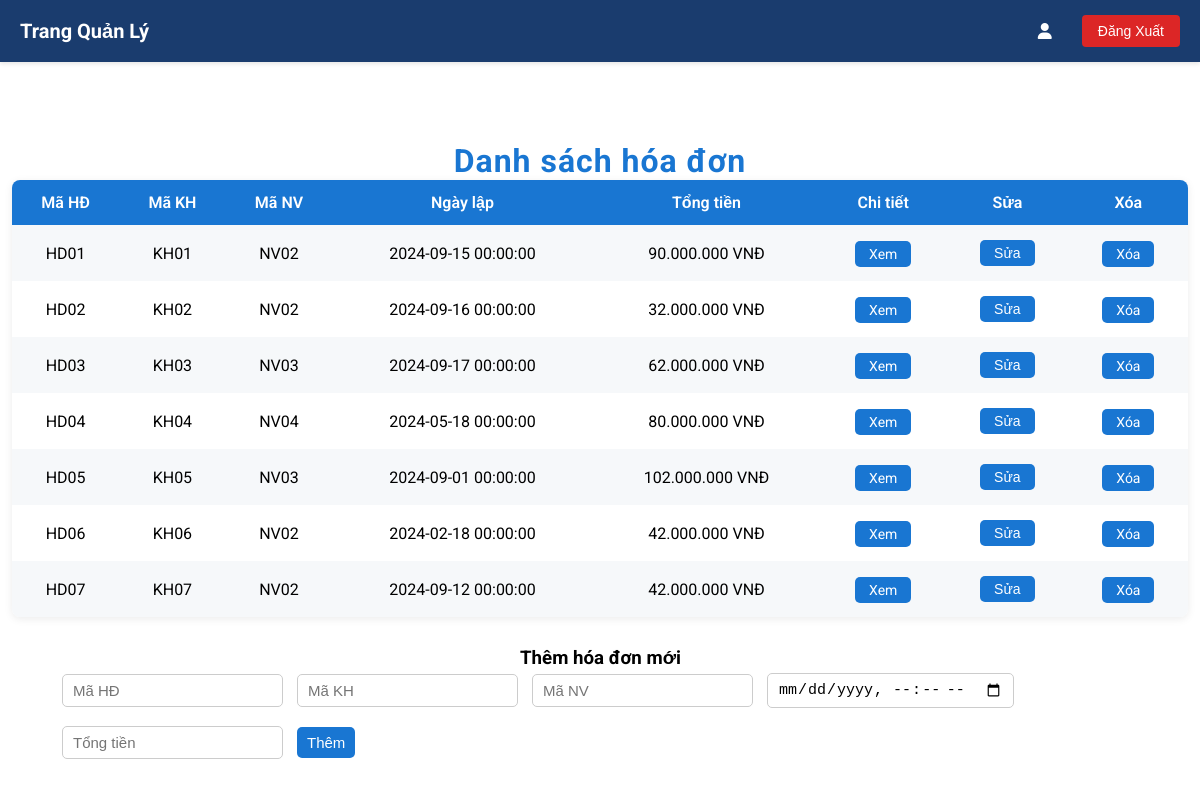
The page /QL_HoaDon.php on the database as committed earlier.
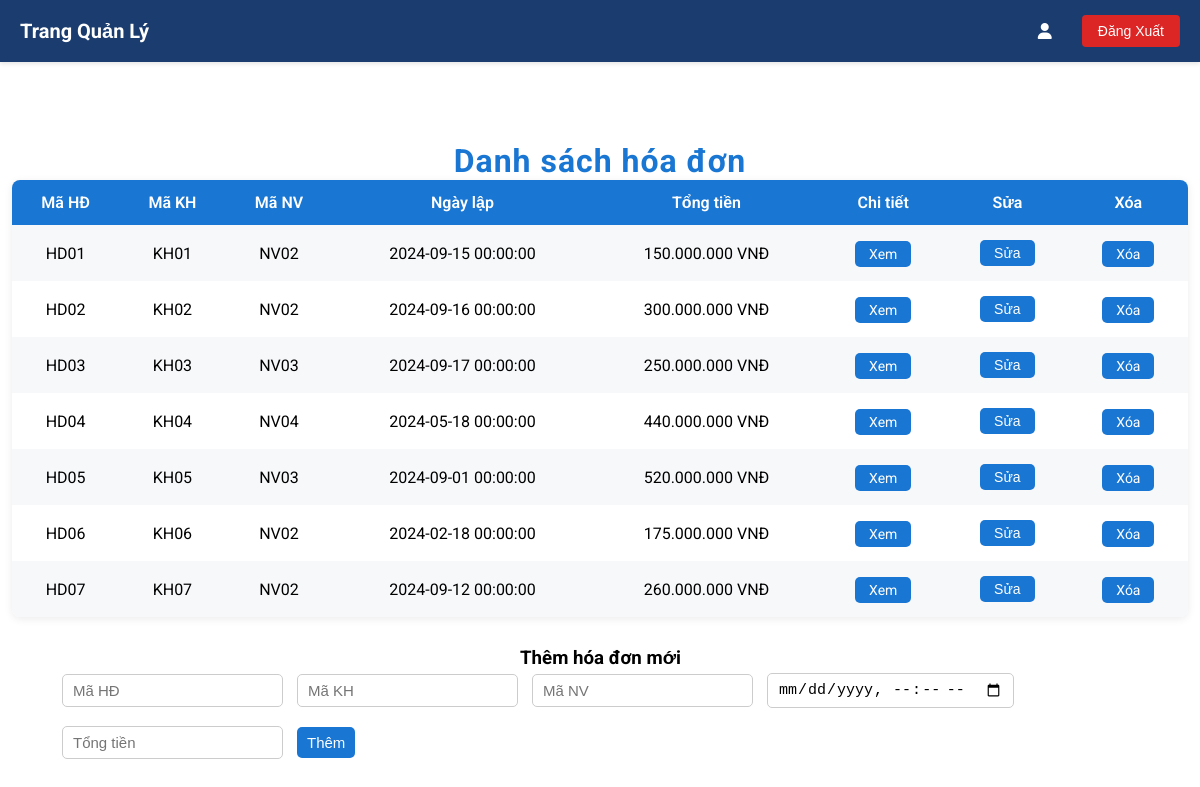
The same page on the database as committed later.
### tables this page shows
CREATE TABLE IF NOT EXISTS HoaDon (
    MaHD VARCHAR(10) PRIMARY KEY,
    MaKH VARCHAR(10),
    FOREIGN KEY (MaKH) REFERENCES KhachHang(MaKH) ON DELETE CASCADE,
    MaNV VARCHAR(10) NOT NULL,
    FOREIGN KEY (MaNV) REFERENCES NhanVien(MaNV) ON DELETE CASCADE,
    NgayLap DATETIME,
    TongTien FLOAT
);

### models/M_database.php (called while the page is built, shortened)
<?php
    class Database
    {
        public $conn;
        function M_connect()
        {
            try
            {
                $this->conn=new PDO('mysql:host=localhost;dbname=ql_xehoi','root','');
            }
            catch (PDOException $ex)
            {
                echo "Error:".$ex->getMessage();
                echo "Ket nối thất bại";
                die();
            }
        }
        function M_excute($sql, $option= array())
        {
            $result =$this->conn->prepare($sql);
            $result->execute();
            return $result;
        }
        function M_getAll($sql,$option = array())
        {
            $result = $this->M_excute($sql, $option);
            return $result-> fetchAll(PDO::FETCH_OBJ);
        }
    }
?>

### QL_HoaDon.php (the view, shortened to what this page needs)
<?php
require_once 'models/M_database.php';
$showLogout = true;
$db = new Database();
$db->M_connect();
$hoadons = $db->M_getAll("SELECT * FROM HoaDon");
?>
<!DOCTYPE html>
<html>
<head>
    <link rel="stylesheet" href="./assets/css/styles.css?v=<?php echo time(); ?>">
</head>
<body>
    <div class="header_ad">
        <h1 style="display: flex; align-items: center;">
            Trang Quản Lý
        </h1>
        <div class="header-right">
            <i class="fa-solid fa-user"></i>
            <?php if (isset($showLogout) && $showLogout): ?>
                <form style="margin: 0;" id="logout-id" action="index.php" method="post" onsubmit="return handleLogout()">
                    <button class="logout-btn">Đăng Xuất</button>
                </form>
            <?php endif; ?>
        </div>
    </div>
    <h2 class="admin-title">Danh sách hóa đơn</h2>
    <table class="table-admin">
        <tr>
            <th>Mã HĐ</th>
            <th>Mã KH</th>
            <th>Mã NV</th>
            <th>Ngày lập</th>
            <th>Tổng tiền</th>
            <th>Chi tiết</th>
            <th>Sửa</th>
            <th>Xóa</th>
        </tr>
        <?php foreach ($hoadons as $hd): ?>
            <tr>
                <td><?php echo htmlspecialchars($hd->MaHD); ?></td>
                <td><?php echo htmlspecialchars($hd->MaKH); ?></td>
                <td><?php echo htmlspecialchars($hd->MaNV); ?></td>
                <td><?php echo htmlspecialchars($hd->NgayLap); ?></td>
                <td><?php echo number_format($hd->TongTien, 0, ",", "."); ?> VNĐ</td>
                <td><a href="QL_HoaDon.php?mahd=<?php echo $hd->MaHD; ?>">Xem</a></td>
                <td>
                    <form method="post" style="display:inline;">
                        <button type="submit" name="showedit">Sửa</button>
                    </form>
                </td>
                <td><a href="QL_HoaDon.php?delete=1&mahd=<?php echo $hd->MaHD; ?>"
                        onclick="return confirm('Xóa hóa đơn này?')">Xóa</a></td>
            </tr>
        <?php endforeach; ?>
    </table>
    <h3 style="margin-left: 520px;">Thêm hóa đơn mới</h3>
    <form method="post" class="admin-form">
        <input type="text" name="mahd" placeholder="Mã HĐ" required>
        <input type="text" name="makh" placeholder="Mã KH" required>
        <input type="text" name="manv" placeholder="Mã NV" required>
        <input type="datetime-local" name="ngaylap" required>
        <input type="number" name="tongtien" placeholder="Tổng tiền" required>
        <button type="submit" name="add">Thêm</button>
    </form>
</body>
</html>

Rows that differ between the two databases and show on the page:
changed hoadon "HD01": TongTien "90.000.000" → "150.000.000"
changed hoadon "HD02": TongTien "32.000.000" → "300.000.000"
changed hoadon "HD03": TongTien "62.000.000" → "250.000.000"
changed hoadon "HD04": TongTien "80.000.000" → "440.000.000"
changed hoadon "HD05": TongTien "102.000.000" → "520.000.000"
changed hoadon "HD06": TongTien "42.000.000" → "175.000.000"
changed hoadon "HD07": TongTien "42.000.000" → "260.000.000"
